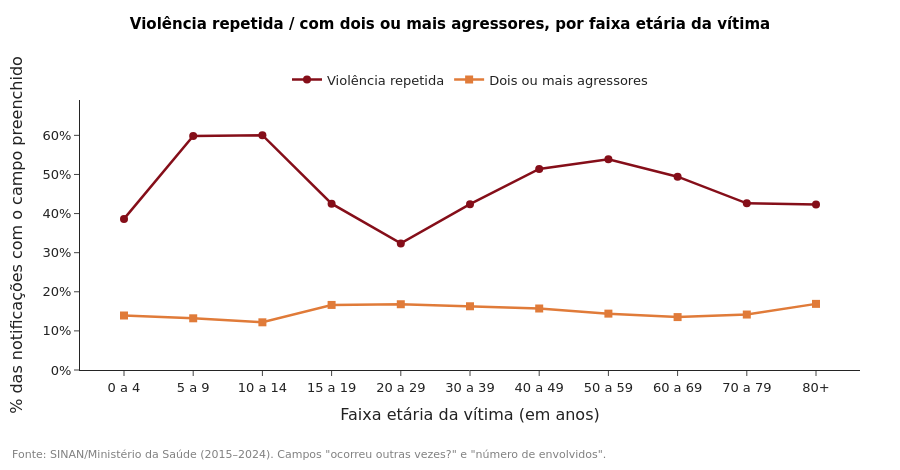

Source (notebook cell):
### Markdown cell above
**O que o gráfico mostra.** O agressor muda com a idade da vítima. Entre crianças de 0 a 13 anos, o pai (13,5%) e o padrasto (13,4%) somam 26,9% das notificações, e conhecidos ou amigos aparecem em 24,4%; desconhecidos, em só 8,0%. Entre mulheres adultas, o desconhecido é o vínculo mais frequente (38,1%), seguido do parceiro ou ex-parceiro (25,6%), e pai e padrasto quase desaparecem (1,8% cada). As adolescentes de 14 a 17 anos ficam no meio do caminho.

**Como interpretar.** Também chama a atenção que 10,1% das notificações de crianças tenham um parceiro ou ex-parceiro como agressor. Provavelmente são, em boa parte, namorados de meninas perto dos 13 anos, a idade com mais notificações (seção 3); pela lei, qualquer ato sexual com menor de 14 anos é estupro de vulnerável, haja ou não um namoro. Os percentuais de uma faixa não somam 100% porque uma notificação pode ter mais de um vínculo marcado, e vínculos menos frequentes (como cuidador ou patrão) não aparecem no gráfico.

### Code cell
# Violência repetida e dois ou mais agressores, por faixa etária de 5 ou 10 anos (coluna FAIXA_POP, da limpeza)
def pct_sim(coluna, valor_sim, valores_validos):
    d = sinan.loc[sinan[coluna].isin(valores_validos) & sinan["FAIXA_POP"].notna(), [coluna, "FAIXA_POP"]]
    return d[coluna].eq(valor_sim).groupby(d["FAIXA_POP"], observed=True).mean().mul(100).reindex(faixas_pop)

rep_pct = pct_sim("REPETICAO", "Sim", ["Sim", "Não"])
mult_pct = pct_sim("MULTIPLOS_AGRESSORES", "Dois ou mais", ["Um", "Dois ou mais"])
total_rep = (sinan.loc[sinan["REPETICAO"] != "Ignorado", "REPETICAO"] == "Sim").mean() * 100
total_mult = (sinan.loc[sinan["MULTIPLOS_AGRESSORES"] != "Ignorado", "MULTIPLOS_AGRESSORES"] == "Dois ou mais").mean() * 100
print(f"Violência repetida: {total_rep:.1f}% das notificações com tal campo preenchido")
print(f"Dois ou mais agressores: {total_mult:.1f}% das notificações com tal campo preenchido")

rotulos = [f.replace(" anos", "").replace(" e mais", "+") for f in faixas_pop]
# Versão estática (imagem salva na pasta figures, para o README e os slides). Fica visível no notebook porque o
# GitHub não mostra gráficos do plotly (JavaScript): sem ela, o notebook aberto no GitHub teria um espaço em branco
fig, ax = plt.subplots(figsize=(10, 4.5))
ax.plot(rotulos, rep_pct.values, marker="o", lw=2, color=VERMELHO)
ax.plot(rotulos, mult_pct.values, marker="s", lw=2, color=LARANJA)
ax.set_ylim(0, max(rep_pct.max(), mult_pct.max()) * 1.15)
ax.set_xlim(-0.5, len(rotulos) - 0.5)
ax.set_xlabel("Faixa etária da vítima (em anos)")
ax.set_ylabel("% das notificações com o campo preenchido")
ax.legend(["Violência repetida", "Dois ou mais agressores"], frameon=False, loc="upper center", ncol=2)
ax.spines[["top", "right"]].set_visible(False)
plt.tight_layout()
nota_de_fonte(fig, "Fonte: SINAN/Ministério da Saúde (2015–2024). Campos \"ocorreu outras vezes?\" e \"número de envolvidos\".")
titulo_na_imagem(fig, "Violência repetida / com dois ou mais agressores, por faixa etária da vítima")
plt.savefig("../figures/p4_repeticao_multiplos_idade.png", dpi=200, bbox_inches="tight")
plt.show()

# Versão interativa (plotly): passe o mouse sobre um ponto para ver os valores exatos daquela faixa etária
# o balão mostra a faixa etária completa ("15 a 19 anos") e os dois valores dessa faixa
dados_balao = list(zip(faixas_pop, rep_pct.values, mult_pct.values))
balao = ("<b>%{customdata[0]}</b><br>Violência repetida: %{customdata[1]:.1f}%<br>"
         "Dois ou mais agressores: %{customdata[2]:.1f}%<extra></extra>")

fig_int = go.Figure()
for nome, serie, cor, simbolo in [("Violência repetida", rep_pct, VERMELHO, "circle"),
                                  ("Dois ou mais agressores", mult_pct, LARANJA, "square")]:
    fig_int.add_trace(go.Scatter(
        x=rotulos, y=serie.values, name=nome, mode="lines+markers", customdata=dados_balao,
        line=dict(color=cor, width=2.5), marker=dict(color=cor, size=8, symbol=simbolo), hovertemplate=balao))

# nota de fonte no rodapé, encostada na esquerda da imagem (xshift puxa a nota para a esquerda, para dentro da margem)
fig_int.add_annotation(text="Fonte: SINAN/Ministério da Saúde (2015–2024). Campos \"ocorreu outras vezes?\" e "
                            "\"número de envolvidos\".", xref="paper", yref="paper", x=0, xshift=-70, y=-0.28,
                       xanchor="left", yanchor="top", align="left", showarrow=False, font=dict(size=11, color="gray"))

fig_int.update_layout(
    width=900, height=470, template="simple_white", separators=",.", margin=dict(l=80, r=40, t=100, b=100),
    font=dict(family="DejaVu Sans, Verdana, Arial, sans-serif", size=13, color="#222222"),
    title=dict(text="<b>Violência repetida / com dois ou mais agressores, por faixa etária da vítima</b>",
               x=0.5, xanchor="center", y=0.96, yanchor="top", font=dict(size=15, color="black")),
    legend=dict(orientation="h", x=0.5, xanchor="center", y=1.02, yanchor="bottom"),
    hovermode="closest", hoverlabel=dict(bgcolor="white", font_size=12),
    xaxis=dict(title="Faixa etária da vítima (em anos)"),
    yaxis=dict(title="% das notificações com o campo preenchido", ticksuffix="%",
               range=[0, max(rep_pct.max(), mult_pct.max()) * 1.15]),
)
fig_int.show()

### Figure 1 — Plotly figure (JSON) as saved in the notebook; plotly's stock layout.template omitted (floating-point values rounded to 4 significant figures)
{"data": [{"customdata": [["0 a 4 anos", 38.63, 13.94], ["5 a 9 anos", 59.82, 13.22], ["10 a 14 anos", 60.03, 12.19], ["15 a 19 anos", 42.53, 16.64], ["20 a 29 anos", 32.38, 16.81], ["30 a 39 anos", 42.4, 16.3], ["40 a 49 anos", 51.41, 15.73], ["50 a 59 anos", 53.88, 14.41], ["60 a 69 anos", 49.44, 13.53], ["70 a 79 anos", 42.62, 14.18], ["80 anos e mais", 42.35, 16.91]], "hovertemplate": "<b>%{customdata[0]}</b><br>Violência repetida: %{customdata[1]:.1f}%<br>Dois ou mais agressores: %{customdata[2]:.1f}%<extra></extra>", "line": {"color": "#850E19", "width": 2.5}, "marker": {"color": "#850E19", "size": 8, "symbol": "circle"}, "mode": "lines+markers", "name": "Violência repetida", "type": "scatter", "x": ["0 a 4", "5 a 9", "10 a 14", "15 a 19", "20 a 29", "30 a 39", "40 a 49", "50 a 59", "60 a 69", "70 a 79", "80+"], "y": [38.63, 59.82, 60.03, 42.53, 32.38, 42.4, 51.41, 53.88, 49.44, 42.62, 42.35]}, {"customdata": [["0 a 4 anos", 38.63, 13.94], ["5 a 9 anos", 59.82, 13.22], ["10 a 14 anos", 60.03, 12.19], ["15 a 19 anos", 42.53, 16.64], ["20 a 29 anos", 32.38, 16.81], ["30 a 39 anos", 42.4, 16.3], ["40 a 49 anos", 51.41, 15.73], ["50 a 59 anos", 53.88, 14.41], ["60 a 69 anos", 49.44, 13.53], ["70 a 79 anos", 42.62, 14.18], ["80 anos e mais", 42.35, 16.91]], "hovertemplate": "<b>%{customdata[0]}</b><br>Violência repetida: %{customdata[1]:.1f}%<br>Dois ou mais agressores: %{customdata[2]:.1f}%<extra></extra>", "line": {"color": "#E07B39", "width": 2.5}, "marker": {"color": "#E07B39", "size": 8, "symbol": "square"}, "mode": "lines+markers", "name": "Dois ou mais agressores", "type": "scatter", "x": ["0 a 4", "5 a 9", "10 a 14", "15 a 19", "20 a 29", "30 a 39", "40 a 49", "50 a 59", "60 a 69", "70 a 79", "80+"], "y": [13.94, 13.22, 12.19, 16.64, 16.81, 16.3, 15.73, 14.41, 13.53, 14.18, 16.91]}], "layout": {"annotations": [{"align": "left", "font": {"color": "gray", "size": 11}, "showarrow": false, "text": "Fonte: SINAN/Ministério da Saúde (2015–2024). Campos \"ocorreu outras vezes?\" e \"número de envolvidos\".", "x": 0, "xanchor": "left", "xref": "paper", "xshift": -70, "y": -0.28, "yanchor": "top", "yref": "paper"}], "font": {"color": "#222222", "family": "DejaVu Sans, Verdana, Arial, sans-serif", "size": 13}, "height": 470, "hoverlabel": {"bgcolor": "white", "font": {"size": 12}}, "hovermode": "closest", "legend": {"orientation": "h", "x": 0.5, "xanchor": "center", "y": 1.02, "yanchor": "bottom"}, "margin": {"b": 100, "l": 80, "r": 40, "t": 100}, "separators": ",.", "title": {"font": {"color": "black", "size": 15}, "text": "<b>Violência repetida / com dois ou mais agressores, por faixa etária da vítima</b>", "x": 0.5, "xanchor": "center", "y": 0.96, "yanchor": "top"}, "width": 900, "xaxis": {"title": {"text": "Faixa etária da vítima (em anos)"}}, "yaxis": {"range": [0, 69.04], "ticksuffix": "%", "title": {"text": "% das notificações com o campo preenchido"}}}}
